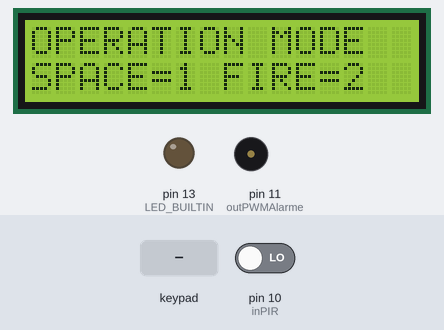
This sketch was run on a simulated Arduino Uno, built with avr-gcc and run on an emulated ATmega328P. Parts: 16×2 character LCD, output pins drawn as LEDs (lit = HIGH), buzzer (waves = sounding). The inputs (shaded band) are chosen by the test bench; at power-on: pin 10 (inPIR) LOW. What the sketch prints to the serial monitor is not drawn.

Above: at 0.8 s.
0.9 s: key '1' pressed
At 2.2 s:
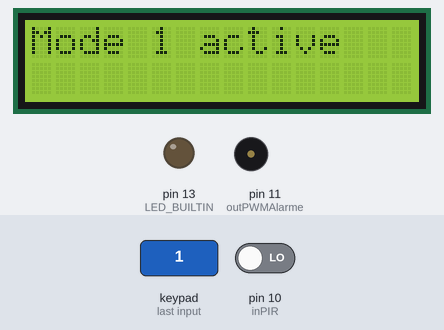
3.9 s: pin 10 (inPIR) driven HIGH
At 5.0 s:
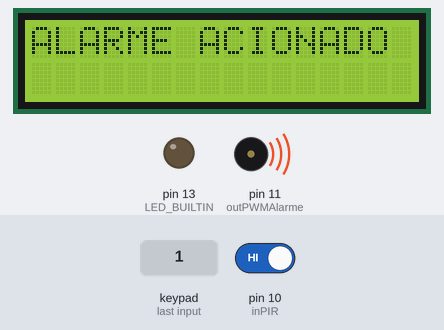
6.9 s: keypad keys 1 2 3 4 5 6 # pressed 0.4 s apart
At 12.3 s:
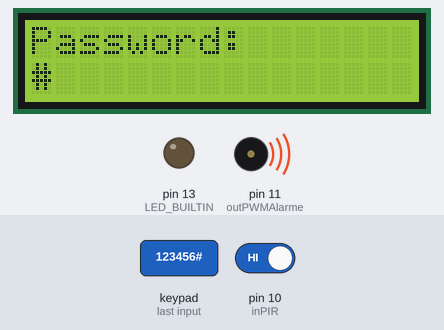
12.6 s: keypad keys 1 2 3 4 5 6 * pressed 0.4 s apart
At 15.4 s:
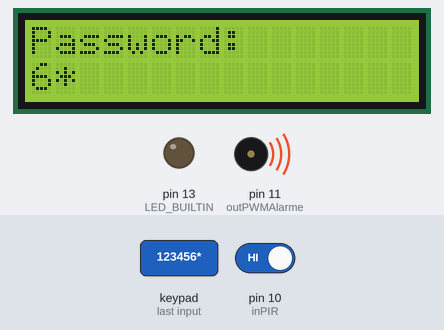
16.9 s: key 'A' pressed
At 18.1 s:
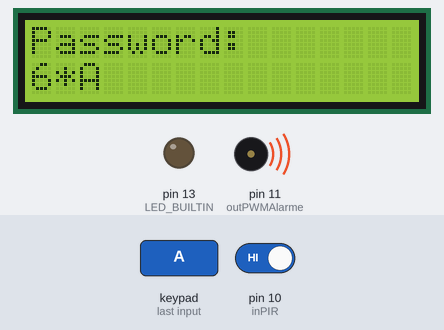
18.4 s: keypad keys 1 2 3 4 5 6 A pressed 0.4 s apart
At 21.1 s:
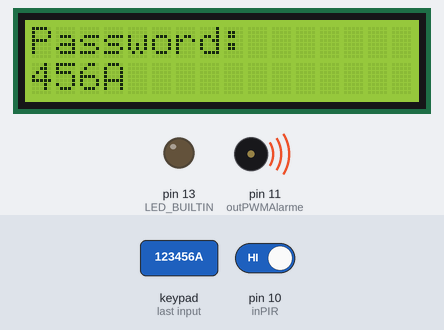
Timing chart, 0 to 22.6 s (numbered marks = the images above; inputs shaded):
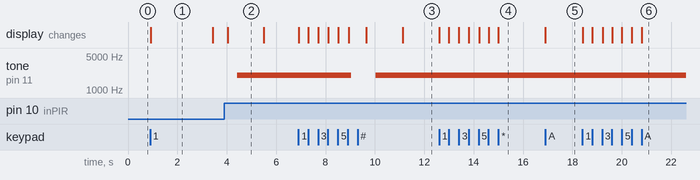

The sketch:

projeto21.ino
```cpp
// C++ code
//

#include <LiquidCrystal.h>
#include <Keypad.h>


//	convencao codEvent
// 0: alarme presenca
// 1: alarme incendio
// 2: senha errada
// 3: senha correta, alarme presenca desativado
// 4: alarme incendio desativado.
// 5: Modo 1 ativado
// 6: Modo 2 ativado


int inPIR = 10;
int outPWMAlarme = 11;
int tmpTemp = A0;
float refTmp = 5.0;
int operationMode = 1;			//define o modo de operacao atual
int tempLimit = 50;				//Temperatura limite para acionar alarme


LiquidCrystal lcd(2, 3, 4, 5, 6, 7);

const byte qLinhas = 4;  //quantidade de linhas do teclado
const byte qColunas = 4; //quant. colunas teclado

//mapeamento das teclas
char teclas[qLinhas][qColunas] = {
  {'1','2','3','A'},
  {'4','5','6','B'},
  {'7','8','9','C'},
  {'*','0','#','D'}
};

byte pinosLinhas[qLinhas] = {A1, A2, A3, A4};  // pinos usados pelas linhas teclado
byte pinosColunas[qColunas] = {A5, 8, 12, 9}; // pinos usados pelas colunas teclado

Keypad mykeypad = Keypad(makeKeymap(teclas), pinosLinhas, pinosColunas, qLinhas, qColunas);


bool EnterPassword(){

  char myPassword[7] = "123456";
  char pw[7] = {};
  int qtdKey = 0;
  while(qtdKey < 6){
  	char key = mykeypad.getKey();
  	if(key){
  	  pw[qtdKey++] = key;
      lcd.print(key);
  	}
  }
  pw[6] = '\0';

  if(strcmp(pw, myPassword) == 0){
    sendInfoLog(3);
  	return false;
  }else{
    sendInfoLog(2);
	return true;
  }
}


void ligarSirene(){

  for(int x=0;x<180;x++){
  	float seno=(sin(x*3.1416/180));
  	int frequencia = 2000+(int(seno*1000));
 	tone(outPWMAlarme,frequencia);
  	delay(2);
  }

  if(operationMode == 1){
    sendInfoLog(0);
  	bool sireneOn = true;
  	delay(1000);
  	while(sireneOn){
  		lcd.clear();
  		lcd.setCursor(0,0);
  		lcd.print("Password:");
  		lcd.setCursor(0,1);

    	sireneOn = EnterPassword();
    	lcd.clear();
  	}
    sendInfoLog(3);
  }else{
	sendInfoLog(1);
    lcd.clear();
  	lcd.setCursor(0,0);
  	lcd.print("ANY KEY STOP");
  	while(!mykeypad.getKey()){}
  	sendInfoLog(4);
  }
  noTone(outPWMAlarme);

}

void sendInfoLog(int codEvent){


 	switch (codEvent){
 	case 0:
    	Serial.println("Alarme acionado, o sensor detectou a presenca de algo.");
    	break;
  	case 1:
    	Serial.println("Alarme acionado, temperatura maior que: ");
      	Serial.print(tempLimit);
      Serial.println("C");
    	break;
    case 2:
    	Serial.println("Senha incorreta.");
    	break;
    case 3:
    	Serial.println("Senha Correta, Alarme desativado.");
    	break;
    case 4:
    	Serial.println("Alarme incedio desativado.");
    	break;
    case 5:
    	Serial.println("Modo 1 foi ativado.");
    	break;
    case 6:
    	Serial.println("Modo 2 foi ativado.");
    	break;
	}

	Serial.print("Tempo passado da ativacao do sistema a ocorrencia do evento: ");
	Serial.print(millis()/1000);
    Serial.print(" s.\n");
}

int selectModeOperation(){
  	lcd.clear();
	lcd.setCursor(0,0);
  	lcd.print("OPERATION MODE");
  	lcd.setCursor(0,1);
  	lcd.print("SPACE=1 FIRE=2");

  	while(true){
  		char mode = mykeypad.getKey();
      	if(mode == '1'){
          	lcd.clear();
          	lcd.setCursor(0,0);
      		lcd.print("Mode 1 active");
        	sendInfoLog(5);
         	delay(2500);
          	return 1;
        }else if(mode == '2'){
        	lcd.clear();
          	lcd.setCursor(0,0);
      		lcd.print("Mode 2 active");
          	sendInfoLog(6);
            delay(2500);
            return 2;
        }
  	}
}

void setup()
{
  lcd.begin(16, 2);
  Serial.begin(9600);
  pinMode(inPIR, INPUT);
  pinMode(outPWMAlarme, OUTPUT);
  pinMode(tmpTemp, INPUT); 			//pino A0 usado pelo sensor tmp
  pinMode(LED_BUILTIN, OUTPUT);

  operationMode = selectModeOperation();

}

void loop()
{

  //Determina no modo de operacao selecionado
  if(operationMode == 1){
  	lcd.clear();
  	lcd.setCursor(3, 0);
    lcd.print("ALARM ON");
    //verificar estado do sensor de pir
  	if(digitalRead(inPIR) == HIGH){		//se detectado movimento ativar piezo(alarme)
  		lcd.clear();
  		lcd.setCursor(0, 0);
    	lcd.print("ALARME ACIONADO");
    	ligarSirene();
  	}else{
  		analogWrite(outPWMAlarme, 0);
  	}
    delay(100);
  // Se modo de incedio ativo, executa instrucoes abaixo
  }else{

    float voltageNow = analogRead(tmpTemp);
  	float nowtempC = (((voltageNow/1024.0) * refTmp) - .5) * 100;

    lcd.clear();
  	lcd.setCursor(0, 0);
    lcd.print("TEMP NOW: ");
    lcd.print(nowtempC);

  	if(nowtempC >= tempLimit){
  	  lcd.print("ALARME ACIONADO");
      ligarSirene();
  	}

  }

  delay(500);

}
```

Measured:
- after the input at 0.9 s, the display: changes at once (image 1)
- after the input at 3.9 s, tone on pin 11 (outPWMAlarme): silent → 2017 Hz after 0.53 s; the display: changes after 0.14 s (image 2)
- after the input at 6.9 s, tone on pin 11 (outPWMAlarme): 2017 Hz → silent after 2.1 s, → 2017 Hz 1.0 s later; the display: first changes at once (image 3 shows a later state)
- after the input at 12.6 s, the display: first changes at once (image 4 shows a later state)
- after the input at 16.9 s, the display: changes at once (image 5)
- after the input at 18.4 s, the display: first changes at once (image 6 shows a later state)
- what the display in image 1 shows lasts 2.5 s, from 0.9 s to 3.4 s
